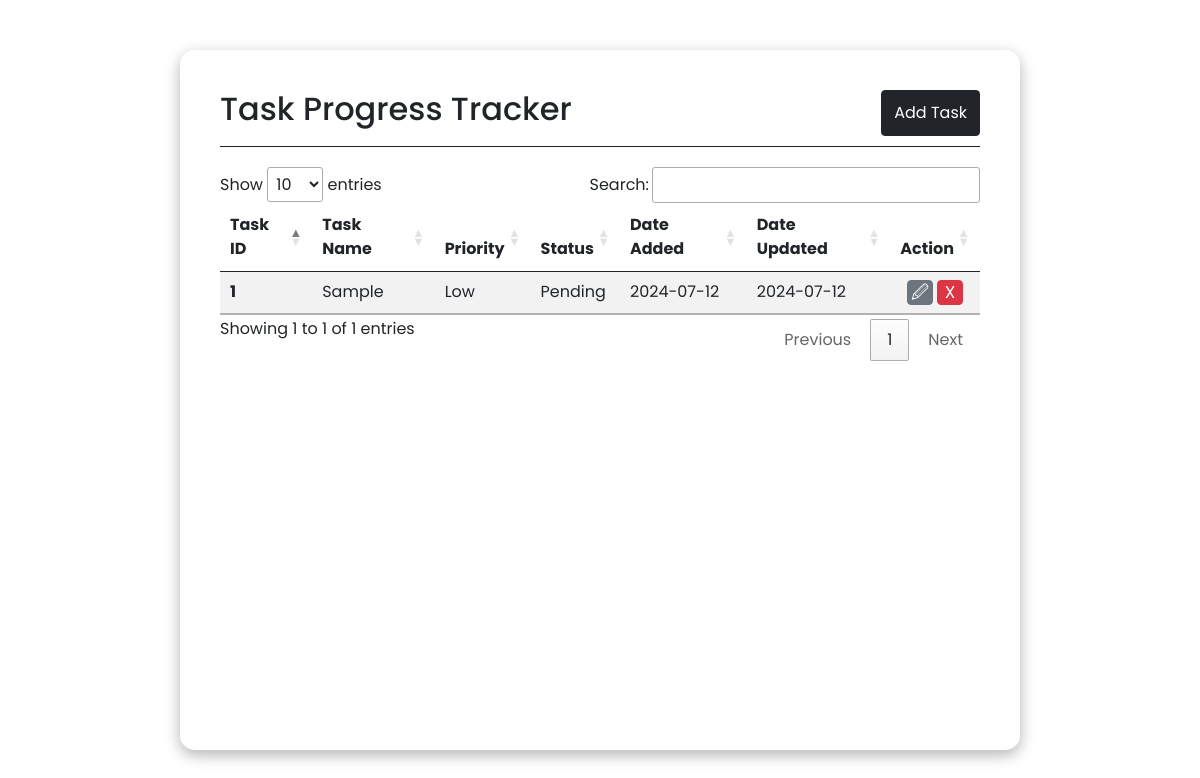
The page /notice/admin/project-progress-tracker/index.php on the database its author committed.
### tables this page shows
CREATE TABLE IF NOT EXISTS `tbl_task` (
  `tbl_task_id` int NOT NULL AUTO_INCREMENT,
  `task_name` varchar(255) NOT NULL,
  `task_priority` varchar(255) NOT NULL,
  `task_status` varchar(255) NOT NULL,
  `date_added` date NOT NULL,
  `date_updated` date NOT NULL,
  PRIMARY KEY (`tbl_task_id`)
);

### notice/admin/project-progress-tracker/index.php (the view, shortened to what this page needs)
<!DOCTYPE html>
<html lang="en">
<head>
    <link href="https://cdn.jsdelivr.net/npm/bootstrap@5.0.2/dist/css/bootstrap.min.css" rel="stylesheet">
    <link rel="stylesheet" href="https://cdn.datatables.net/1.13.7/css/jquery.dataTables.css" />
</head>
<body>
    <div class="main">
        <div class="container">
            <div class="header-container">
                <h2>Task Progress Tracker</h2><br>
                <button type="button" class="btn btn-dark" data-bs-toggle="modal" data-bs-target="#addTaskModal">
                    Add Task
                </button>
            </div>
            <div class="tasks-container">
                <table class="table table-striped table-hover" id="taskTable">
                    <thead>
                        <tr>
                            <th scope="col">Task ID</th>
                            <th scope="col">Task Name</th>
                            <th scope="col">Priority</th>
                            <th scope="col">Status</th>
                            <th scope="col">Date Added</th>
                            <th scope="col">Date Updated</th>
                            <th scope="col">Action</th>
                        </tr>
                    </thead>
                    <tbody>
                        <?php
                            include('./conn/conn.php');
                            $stmt = $conn->prepare("SELECT * FROM tbl_task");
                            $stmt->execute();
                            $result = $stmt->fetchAll();
                            foreach ($result as $row) {
                                $taskID = $row['tbl_task_id'];
                                $taskName = $row['task_name'];
                                $taskPriority = $row['task_priority'];
                                $taskStatus = $row['task_status'];
                                $dateAdded = $row['date_added'];
                                $dateUpdated = $row['date_updated'];
                                ?>
                                <tr>
                                    <th><?= $taskID ?></th>
                                    <td id="taskName-<?= $taskID ?>"><?= $taskName ?></td>
                                    <td id="taskPriority-<?= $taskID ?>"><?= $taskPriority ?></td>
                                    <td id="taskStatus-<?= $taskID ?>"><?= $taskStatus ?></td>
                                    <td id="dateAdded-<?= $taskID ?>"><?= $dateAdded ?></td>
                                    <td id="dateUpdated-<?= $taskID ?>"><?= $dateUpdated ?></td>
                                    <td>
                                        <div class="action-button">
                                            <button class="btn btn-secondary" onclick="updateTask(<?= $taskID ?>)">&#128393;</button>
                                            <button class="btn btn-danger" onclick="deleteTask(<?= $taskID ?>)">X</button>
                                        </div>
                                    </td>
                                </tr>
                                <?php
                            }
                        ?>
                    </tbody>
                </table>
            </div>
        </div>
    </div>
</body>
</html>

### notice/admin/project-progress-tracker/index.php (style rules this page uses)
* { margin: 0; padding: 0; font-family: 'Poppins', sans-serif; }
.main { display: flex; justify-content: center; align-items: center; height: 100vh; }
.container { display: flex; flex-direction: column; align-items: center; padding: 40px 40px 30px 40px; background-color: rgba(255, 255, 255, 0.9); border-radius: 15px; box-shadow: rgba(0, 0, 0, 0.3) 0 5px 15px; width: 70%; height: 700px; position: absolute; }
.header-container { display: flex; justify-content: space-between; width: 100%; border-bottom: 1px solid; margin-bottom: 20px; padding-bottom: 10px; }
.tasks-container { position: relative; width: 100%; }
.action-button { display: flex; justify-content: center; }
.action-button > button { width: 25px; height: 25px; font-size: 17px; display: flex !important; justify-content: center; align-items: center; margin: 0px 2px; }

### rows shown on the page
tbl_task: tbl_task_id "1", task_name "Sample", task_priority "Low", task_status "Pending", date_added "2024-07-12", date_updated "2024-07-12"
